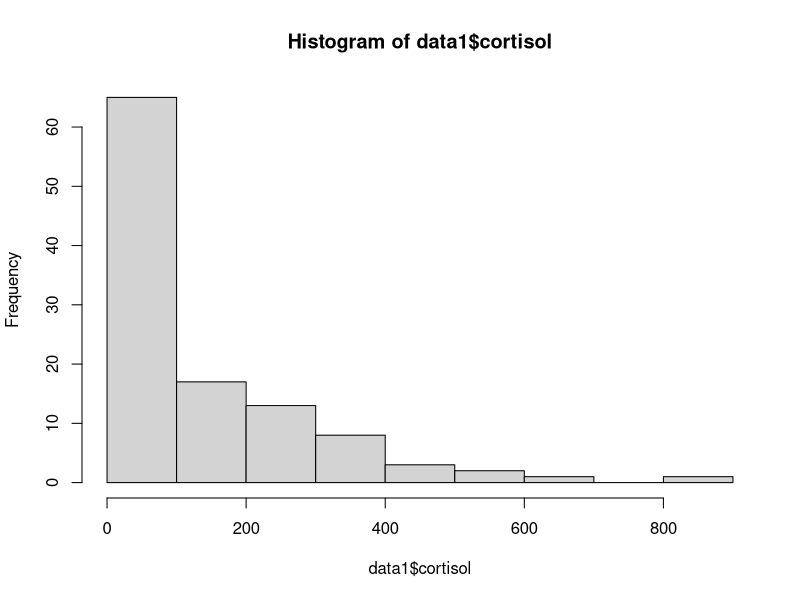
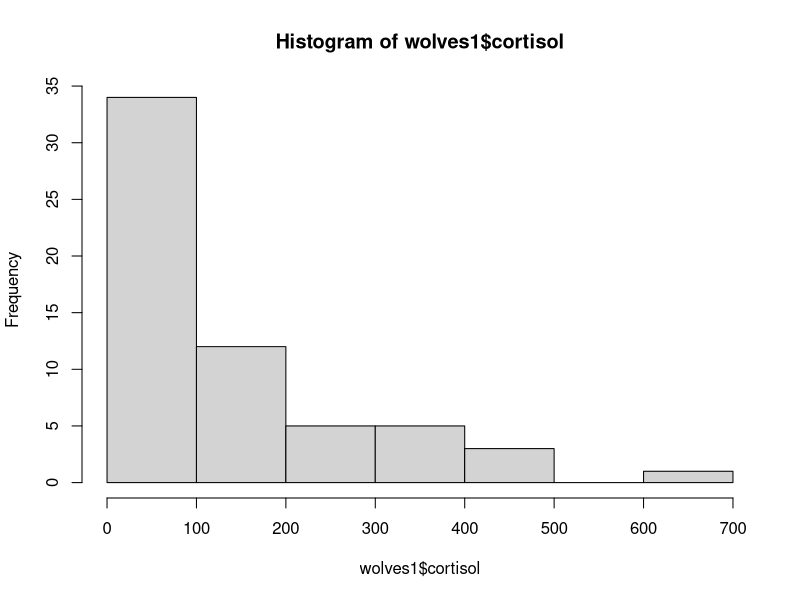
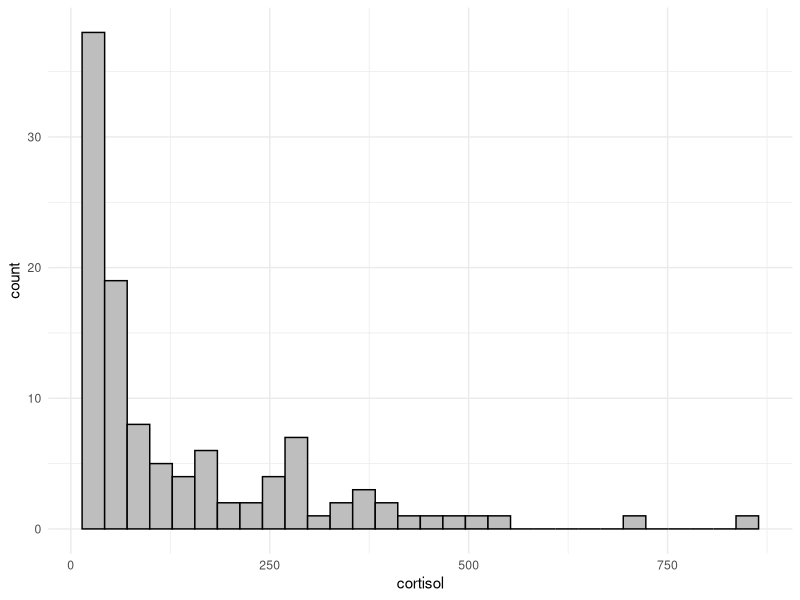
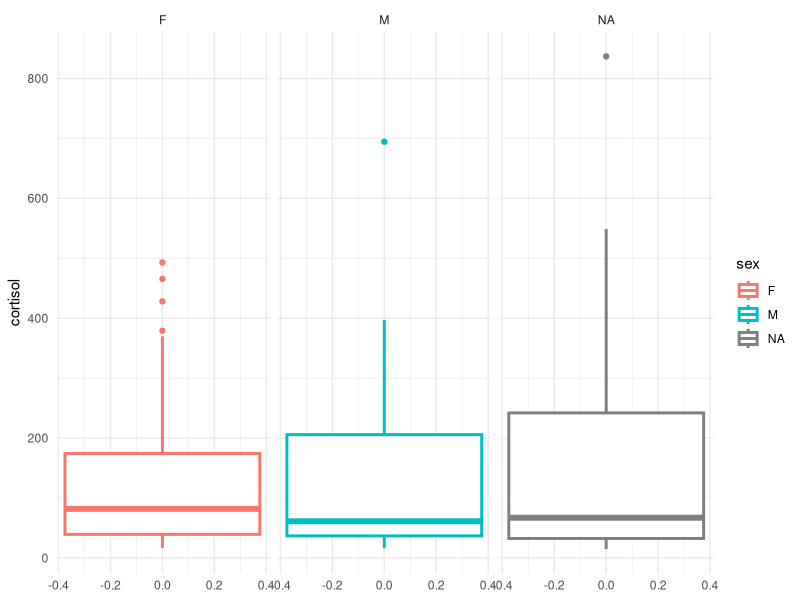

Generate these figures, in order, with R:
## Ellen Brandell
## May 2021

## assess cortisol results, make plots

library(tidyverse)
library(cowplot)
library(viridis)
theme_set(theme_minimal(base_size=11))

setwd("~/Desktop/scat_project/DATA/data_summaries")

# individual scat data
cort <- read.csv("all_cortisol.csv")
diameter <- read.csv("scat_diameter.csv")
geno <- read.csv("all_geno_sex_results.csv")

# environmental data
meta <- read.csv("scat_metadata.csv")
location <- read.csv("locations.csv")

######################################## COMBINE DATA
data1 <- merge(geno, cort, by="scatID", all.x=T)
data1 <- merge(data1, diameter, by="scatID", all.x=T)

###### make a data set of JUST KNOWN WOLVES
wolves1 <- data1[!is.na(data1$wolfID),]

######################################## EXPLORE CORTISOL RESULTS

## ALL WOLVES
hist(data1$cortisol)
summary(data1$cortisol)

## INDIVIDUAL-LEVEL
hist(wolves1$cortisol)
summary(wolves1$cortisol)

# look at repeated samples by individual



## PACK-LEVEL



## BY AGE


## BY SEX



ggplot(data=data1, aes(x=cortisol)) + geom_histogram(fill='gray', color='black')
ggplot(data=data1, aes(y=cortisol, color=sex)) + geom_boxplot(size=1) + facet_wrap(~sex)






